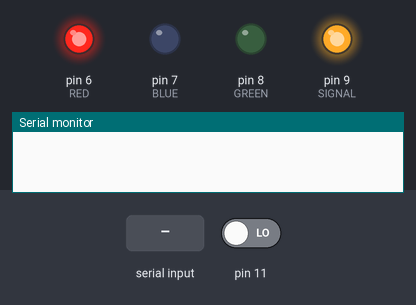
Bench run of a sketch on a simulated Arduino Uno, built with avr-gcc and run on an emulated ATmega328P. On the bench: output pins drawn as LEDs (lit = HIGH), the last lines printed to the serial monitor. Dashed ring = blinking. The test bench sets the inputs (shaded band); at power-on: pin 11 LOW.

Above: at 1.2 s.
1.3 s: "a" received over the second serial link
At 1.58 s:
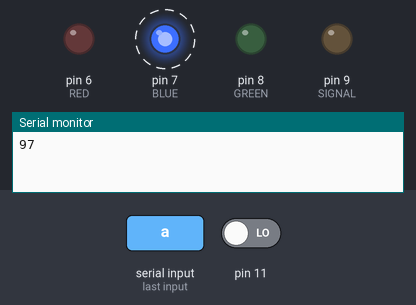
4.3 s: pin 11 driven HIGH
At 4.3 s:
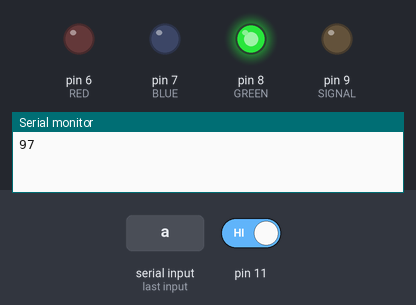
Timing chart, 0 to 7.3 s (numbered marks = the images above; inputs shaded):
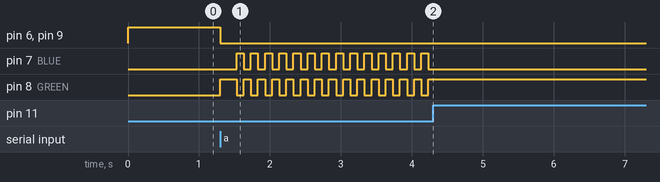

Measured:
- after the input at 1.3 s, pin 6 (RED), pin 9 (SIGNAL): HIGH → LOW at once; pin 7 (BLUE): alternates HIGH for 0.10 s and LOW for 0.10 s, starting after 0.23 s; pin 8 (GREEN): LOW → HIGH at once, then repeats every 0.20 s: LOW 0.10 s, HIGH 0.10 s
- after the input at 4.3 s, pin 7 (BLUE): stops changing and stays LOW; pin 8 (GREEN): stops changing and stays HIGH

The sketch:

Motor_code_generic_updated.ino
```cpp
#include <SoftwareSerial.h>
#include <EEPROM.h>

// Define the data transmit/receive pins in Arduino

#define TxD 2

#define RxD 3

SoftwareSerial mySerial(RxD, TxD); // RX, TX for Bluetooth
long counter;
long counter_value;
int counterValueAddress = 9;
int buttonState = 0;
const int RED = 6;
const int BLUE = 7;
const int GREEN = 8;
const int SIGNAL = 9;
void setup()
{

    mySerial.begin(9600); // For Bluetooth

    Serial.begin(9600); // For the IDE monitor Tools -> Serial Monitor

    pinMode(RED, OUTPUT);
    pinMode(BLUE, OUTPUT);
    pinMode(GREEN, OUTPUT);
    pinMode(SIGNAL, OUTPUT);
    pinMode(11, INPUT);
    // Any code that you want to run once....
    counter = 0;
    EEPROM.get(counterValueAddress, counter_value);
}

void turn_on(){
  digitalWrite(SIGNAL, LOW);
  digitalWrite(RED, LOW);
  digitalWrite(BLUE, LOW);
  digitalWrite(GREEN, HIGH);
}

void turn_off(){
  digitalWrite(SIGNAL, HIGH);
  digitalWrite(RED, HIGH);
  digitalWrite(BLUE, LOW);
  digitalWrite(GREEN, LOW);
}

void turnBlue() {
  digitalWrite(RED, LOW);
  digitalWrite(BLUE, HIGH);
  digitalWrite(GREEN, LOW);
}

void turnGreen() {
  digitalWrite(RED, LOW);
  digitalWrite(BLUE, LOW);
  digitalWrite(GREEN, HIGH);
}

void turnGreenBlue() {
  digitalWrite(RED, LOW);
  digitalWrite(BLUE, HIGH);
  digitalWrite(GREEN, HIGH);
}

void turnRED() {
  digitalWrite(RED, HIGH);
  digitalWrite(BLUE, LOW);
  digitalWrite(GREEN, LOW);
}

void loop()
{

    // put your main code here, to run repeatedly:

    turn_off();
    boolean isValidInput;
    do {
        byte c; // get the next character from the bluetooth serial port
        while (!mySerial.available()) {
            if (counter == 1) {
              turn_off();
              mySerial.println("Motor Powered OFF");
              counter = counter - 1;
            }
            else if(counter>1) {
              counter = counter - 1;
              delay(100);
              if(counter < (60L*10L*60L) ) {
                if(counter%2==0){
                  turnBlue();
                }else{
                  turnGreen();
                }
              }else{
                if(counter%10==0){
                  turnBlue();
                }else{
                  turnGreen();
                }
              }
            }
            buttonState = digitalRead(11);
            if (buttonState == HIGH) {
              // turn LED on:
              turn_on();
              counter = counter_value;
            } else {
            }

        }; // LOOP...

        c = mySerial.read(); // Execute the option based on the character recieved

        Serial.print(c); // Print the character received to the IDE serial monitor

        switch (c) {

        case 'a': // You've entered a

            // Do the code you need when 'a' is received.....
            turn_on();
            mySerial.println("Motor Powered ON for 30 mins");
            counter = 30L * 10L * 60L;

            isValidInput = true;

            break;

        case 'b': // You've entered b
            turn_off();
            counter = 0;

            // Do the code you need when 'a' is received.....

            mySerial.println("Motor Powered OFF");

            isValidInput = true;

            break;

        case 'c': // You've entered c

            // Do the code you need when 'a' is received.....
            turn_on();
            mySerial.println("Motor Powered ON for 1 hour");
            counter = 60L * 10L * 60L;

            isValidInput = true;

            break;
        case 'd': // You've entered a

            // Do the code you need when 'a' is received.....
            turn_on();
            mySerial.println("Motor Powered ON for 1 hour, 30 mins");
            counter = 90L * 10L * 60L;

            isValidInput = true;

            break;

        case 'e': // You've entered a

            // Do the code you need when 'a' is received.....
            turn_on();
            mySerial.println("Motor Powered ON for 2 hours");
            counter = 120L * 10L * 60L;

            isValidInput = true;

            break;

        case 'f': // You've entered a

            // Do the code you need when 'a' is received.....
            turn_on();
            mySerial.println("Motor Powered ON for 2 hours, 30 mins");
            counter = 150L * 10L * 60L;

            isValidInput = true;

            break;

        case 'g': // You've entered a

            // Do the code you need when 'a' is received.....
            turn_on();
            mySerial.println("Motor Powered ON for 3 hours");
            counter = 180L * 10L * 60L;

            isValidInput = true;

            break;
        case 'A': // You've entered a

            // Do the code you need when 'A' is received.....
            mySerial.println("Default time set to 30 mins");
            EEPROM.put(counterValueAddress, 30L * 10L * 60L);
            counter_value=30L * 10L * 60L;
            isValidInput = true;

            break;
        case 'B': // You've entered a

            // Do the code you need when 'A' is received.....
            mySerial.println("Default time set to 1 hour");
            EEPROM.put(counterValueAddress, 60L * 10L * 60L);
            counter_value=60L * 10L * 60L;
            isValidInput = true;

            break;
        case 'C': // You've entered a

            // Do the code you need when 'A' is received.....
            mySerial.println("Default time set to 1 hour, 30 mins");
            EEPROM.put(counterValueAddress, 90L * 10L * 60L);
            counter_value=90L * 10L * 60L;
            isValidInput = true;

            break;
        case 'D': // You've entered a

            // Do the code you need when 'A' is received.....
            mySerial.println("Default time set to 2 hours");
            EEPROM.put(counterValueAddress, 120L * 10L * 60L);
            counter_value=120L * 10L * 60L;
            isValidInput = true;

            break;

        default:

            // Do the code you need when any other character is received.....

//            mySerial.println("Please enter 'a' or 'b'");
//
//            isValidInput = false;

            break;
        }

    } while (isValidInput == true);
}
```
